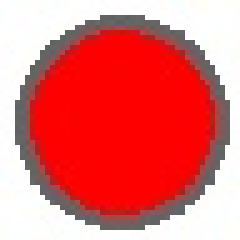
#> input picture images/not_download.jpg, 48 x 48 px (shown 5 times larger)
$ python test_platform_diff.py
#> lines starting #> are read from the running program, lines starting #| are printed output that depends on the picture
#!/usr/bin/env python3
# -*- coding: utf-8 -*-
"""
Platform Difference Analysis
Compares image detection between Ubuntu and Windows
"""

import cv2
import numpy as np
import platform
import os

print("=" * 60)
print("Platform Difference Analysis")
print("=" * 60)
print(f"Platform: {platform.system()}")
print(f"OpenCV Version: {cv2.__version__}")
print()

# Load template
template_path = "images/not_download.jpg"
if os.path.exists(template_path):
    template = cv2.imread(template_path)
#> template is the input picture: shape (48, 48, 3); mean B, G, R 111.5, 111.6, 228
    print(f"Template loaded: {template.shape if template is not None else 'Failed'}")
#| Template loaded: (48, 48, 3)

    if template is not None:
        # Check color space
        print(f"Template dtype: {template.dtype}")
#| Template dtype: uint8
        print(f"Template min/max: {template.min()}/{template.max()}")
#| Template min/max: 0/255

        # Convert to grayscale
        gray_template = cv2.cvtColor(template, cv2.COLOR_BGR2GRAY)
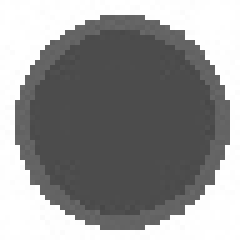
#> gray_template: shape (48, 48) (shown 5 times larger); min 71, max 255, mean 146.4
        print(f"Gray template shape: {gray_template.shape}")
#| Gray template shape: (48, 48)
        print(f"Gray template dtype: {gray_template.dtype}")
#| Gray template dtype: uint8
        print(f"Gray template min/max: {gray_template.min()}/{gray_template.max()}")
#| Gray template min/max: 71/255

        # Save processed template for comparison
        cv2.imwrite(f"template_processed_{platform.system()}.jpg", gray_template)
        print(f"Saved processed template as: template_processed_{platform.system()}.jpg")

        # Test different matching methods
        print("\nTesting matching methods:")
        methods = [
            ('TM_CCOEFF', cv2.TM_CCOEFF),
            ('TM_CCOEFF_NORMED', cv2.TM_CCOEFF_NORMED),
            ('TM_CCORR', cv2.TM_CCORR),
            ('TM_CCORR_NORMED', cv2.TM_CCORR_NORMED),
            ('TM_SQDIFF', cv2.TM_SQDIFF),
            ('TM_SQDIFF_NORMED', cv2.TM_SQDIFF_NORMED)
        ]

        # Create a test image (simulated screen)
        test_img = np.ones((200, 200), dtype=np.uint8) * 128
        # Place template in center
        y_offset = (200 - gray_template.shape[0]) // 2
#> y_offset = 76
        x_offset = (200 - gray_template.shape[1]) // 2
#> x_offset = 76
        test_img[y_offset:y_offset+gray_template.shape[0],
                 x_offset:x_offset+gray_template.shape[1]] = gray_template
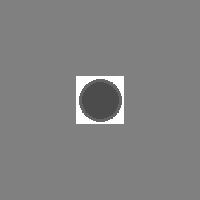
#> test_img: shape (200, 200); min 71, max 255, mean 129.1

        for method_name, method in methods:
            result = cv2.matchTemplate(test_img, gray_template, method)
            min_val, max_val, min_loc, max_loc = cv2.minMaxLoc(result)

            if method in [cv2.TM_SQDIFF, cv2.TM_SQDIFF_NORMED]:
                match_val = min_val
                match_loc = min_loc
            else:
                match_val = max_val
                match_loc = max_loc

            print(f"  {method_name}: value={match_val:.4f}, location={match_loc}")
#> this loop made 6 passes
#> (min_val, max_val, min_loc, max_loc, match_val) on passes 1 to 6: (-2395103, 16030662, (51, 51), (76, 76), 16030662), (-0.296, 1, (102, 101), (76, 76), 1), (40580888, 65425496, (90, 90), (76, 76), 65425496), (0.773, 1, (68, 57), (76, 76), 1), (0, 26610876, (76, 76), (70, 56), 0), (0, 0.491, (76, 76), (84, 93), 0)
#|   TM_CCOEFF: value=16030662.0000, location=(76, 76)
#|   TM_CCOEFF_NORMED: value=1.0000, location=(76, 76)
#|   TM_CCORR: value=65425496.0000, location=(76, 76)
#|   TM_CCORR_NORMED: value=1.0000, location=(76, 76)
#|   TM_SQDIFF: value=0.0000, location=(76, 76)
#|   TM_SQDIFF_NORMED: value=0.0000, location=(76, 76)
#> pass 1, `result = cv2.matchTemplate(test_img, gray_template, method)`:
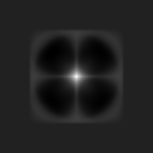
#> result: shape (153, 153) float32; min -2395103, max 16030662, mean -0.3; drawn with min black and max white
#> pass 2, `result = cv2.matchTemplate(test_img, gray_template, method)`:
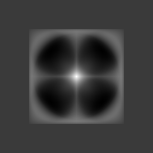
#> result: shape (153, 153) float32; min -0.296, max 1, mean 0.00621; drawn with min black and max white
#> pass 3, `result = cv2.matchTemplate(test_img, gray_template, method)`:
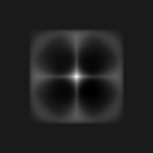
#> result: shape (153, 153) float32; min 40580888, max 65425496, mean 43792520; drawn with min black and max white
#> after the loop:
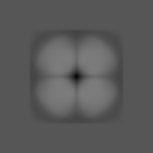
#> result: shape (153, 153) float32; min 0, max 0.491, mean 0.355

        print("\nPlatform-specific issues to check:")
        print("1. DPI Scaling:")
        print("   - Windows often has DPI scaling (125%, 150%)")
        print("   - Ubuntu typically uses 100% scaling")
        print("   Solution: Capture templates on the same system")

        print("\n2. Color Profile:")
        print("   - Windows and Linux may use different color profiles")
        print("   - This affects RGB values slightly")

        print("\n3. Font Rendering:")
        print("   - Windows uses ClearType")
        print("   - Linux uses different font rendering")
        print("   - Telegram icons may look slightly different")

        print("\n4. Image Compression:")
        print("   - JPEG compression artifacts may differ")
        print("   - Use PNG for templates instead of JPEG")

        print("\nRecommendations:")
        print("1. Create platform-specific templates:")
        print("   - images/windows/not_download.jpg")
        print("   - images/linux/not_download.jpg")
        print("2. Or use PNG format for better consistency")
        print("3. Lower the matching threshold (currently 0.6)")
        print("4. Test with multiple matching methods")

else:
    print(f"Template not found: {template_path}")
